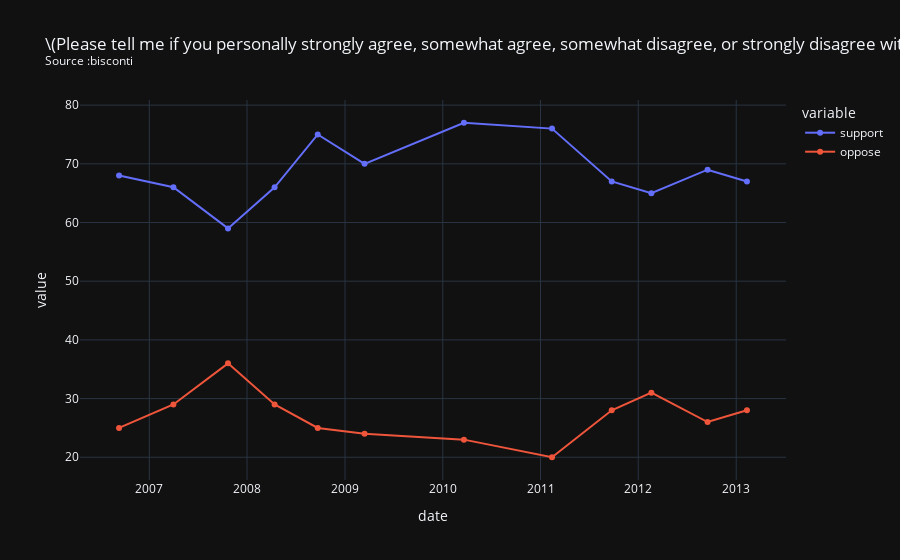

The code cell stored with this chart in its notebook:
### Code cell
s5 = "\(Please tell me if you personally strongly agree, somewhat agree, somewhat disagree, or strongly disagree with the following statements.\)...We should definitely build more nuclear energy plants in the future."
df9 = df_date[df_date['question'].str.contains(s4)]
df9 = df9.sort_values(by=['date'])
source = df9['firm'].iloc[0]
title = s5 + "<br><sup>Source :" + source + "<sup>"
fig = px.line(df9, x="date", y=["support", "oppose"], title=title, markers=True, template='plotly_dark')
fig.show()

### Figure 1 — Plotly figure (JSON) as saved in the notebook; plotly's stock layout.template omitted (floating-point values rounded to 4 significant figures)
{"data": [{"hovertemplate": "variable=support<br>date=%{x}<br>value=%{y}<extra></extra>", "legendgroup": "support", "line": {"color": "#636efa", "dash": "solid"}, "marker": {"symbol": "circle"}, "mode": "lines+markers", "name": "support", "orientation": "v", "showlegend": true, "type": "scatter", "x": ["2006-09-10T00:00:00", "2007-04-01T00:00:00", "2007-10-22T00:00:00", "2008-04-13T00:00:00", "2008-09-21T00:00:00", "2009-03-15T00:00:00", "2010-03-21T00:00:00", "2011-02-13T00:00:00", "2011-09-24T00:00:00", "2012-02-19T00:00:00", "2012-09-16T00:00:00", "2013-02-10T00:00:00"], "xaxis": "x", "y": [68, 66, 59, 66, 75, 70, 77, 76, 67, 65, 69, 67], "yaxis": "y"}, {"hovertemplate": "variable=oppose<br>date=%{x}<br>value=%{y}<extra></extra>", "legendgroup": "oppose", "line": {"color": "#EF553B", "dash": "solid"}, "marker": {"symbol": "circle"}, "mode": "lines+markers", "name": "oppose", "orientation": "v", "showlegend": true, "type": "scatter", "x": ["2006-09-10T00:00:00", "2007-04-01T00:00:00", "2007-10-22T00:00:00", "2008-04-13T00:00:00", "2008-09-21T00:00:00", "2009-03-15T00:00:00", "2010-03-21T00:00:00", "2011-02-13T00:00:00", "2011-09-24T00:00:00", "2012-02-19T00:00:00", "2012-09-16T00:00:00", "2013-02-10T00:00:00"], "xaxis": "x", "y": [25, 29, 36, 29, 25, 24, 23, 20, 28, 31, 26, 28], "yaxis": "y"}], "layout": {"autosize": true, "legend": {"title": {"text": "variable"}, "tracegroupgap": 0}, "title": {"text": "\\(Please tell me if you personally strongly agree, somewhat agree, somewhat disagree, or strongly disagree with the following statements.\\)...We should definitely build more nuclear energy plants in the future.<br><sup>Source :bisconti<sup>"}, "xaxis": {"anchor": "y", "autorange": true, "domain": [0, 1], "range": ["2006-04-24 04:26:25.3211", "2013-06-28 19:33:34.6789"], "title": {"text": "date"}, "type": "date"}, "yaxis": {"anchor": "x", "autorange": true, "domain": [0, 1], "range": [15.3, 81.7], "title": {"text": "value"}, "type": "linear"}}}
